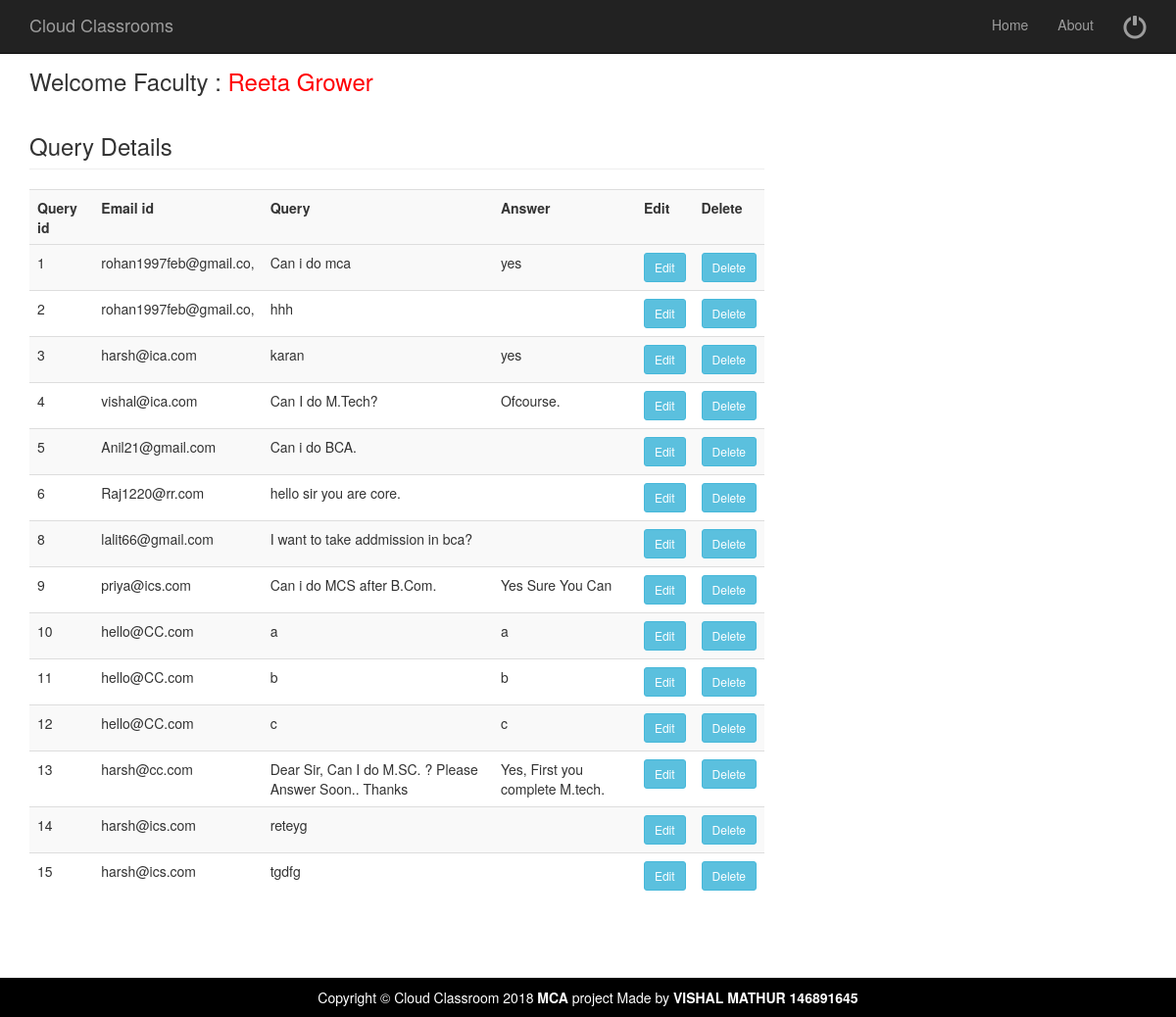
Screenshot of /qureydetails.php (signed in) with the database file from the repository.
### tables this page shows
CREATE TABLE `query` (
  `Query` text NOT NULL,
  `Ans` text NOT NULL,
  `Eid` varchar(35) NOT NULL,
  `Qid` int(11) NOT NULL
);

### qureydetails.php (the view, shortened to what this page needs)
<?php
$fname = $_SESSION["fname"];
?>
<?php include('fhead.php');  ?>
<div class="container">
	<div class="row">
		<div class="col-md-8">
			<h3> Welcome Faculty : <a href="welcomefaculty.php" ><span style="color:#FF0004"> <?php echo $fname; ?></span></a> </h3>
			<?php
			include( "database.php" );
			$sql = "select * from  query";
			$result = mysqli_query( $connect, $sql );
			echo "<h3 class='page-header' >Query Details</h3>";
			echo "<table class='table table-striped' style='width:100%'>
				<tr>
					<th>Query id</th>
					<th>Email id</th>
					<th>Query</th>
					<th>Answer</th>
					<th>Edit</th>
					<th>Delete</th>
				<tr>";
			while ( $row = mysqli_fetch_array( $result ) ) {
				?>
			<tr>
				<td>
					<?PHP echo $row['Qid'];?>
				</td>
				<td>
					<?PHP echo $row['Eid'];?>
				</td>
				<td>
					<?PHP echo $row['Query'];?>
				</td>
				<td>
					<?PHP echo $row['Ans'];?>
				</td>
				<td><a href="updatequery.php?gid=<?php echo $row['Qid']; ?>"><input type="button" Value="Edit" class="btn btn-info btn-sm"></a>
				</td>
				<td><a href="qureydetails.php?deleteid=<?php echo $row['Qid']; ?>"><input type="button" Value="Delete" name="" class="btn btn-info btn-sm"></a>
				</td>
			</tr>
			<?php } ?>
			</table>
		</div>
	</div>
	<?php include('allfoot.php');  ?>

### css/modern-business.css (style rules this page uses)
html, body { height: 100%; }
body { padding-top: 50px; }

### rows the page displays
query: Qid "1", Eid "rohan1997feb@gmail.co,", Query "Can i do mca", Ans "yes"
query: Qid "2", Eid "rohan1997feb@gmail.co,", Query "hhh"
query: Qid "3", Eid "harsh@ica.com", Query "karan", Ans "yes"
query: Qid "4", Eid "vishal@ica.com", Query "Can I do M.Tech?", Ans "Ofcourse."
query: Qid "5", Eid "Anil21@gmail.com", Query "Can i do BCA."
query: Qid "6", Eid "Raj1220@rr.com", Query "hello sir you are core."
query: Qid "8", Eid "lalit66@gmail.com", Query "I want to take addmission in bca?"
query: Qid "9", Eid "priya@ics.com", Query "Can i do MCS after B.Com.", Ans "Yes Sure You Can"
query: Qid "10", Eid "hello@CC.com", Query "a", Ans "a"
query: Qid "11", Eid "hello@CC.com", Query "b", Ans "b"
query: Qid "12", Eid "hello@CC.com", Query "c", Ans "c"
query: Qid "13", Eid "harsh@cc.com", Query "Dear Sir, Can I do M.SC. ? Please Answer Soon.. Thanks", Ans "Yes, First you complete M.tech."
query: Qid "14", Eid "harsh@ics.com", Query "reteyg"
query: Qid "15", Eid "harsh@ics.com", Query "tgdfg"

### other values shown
$fname "Reeta Grower"
